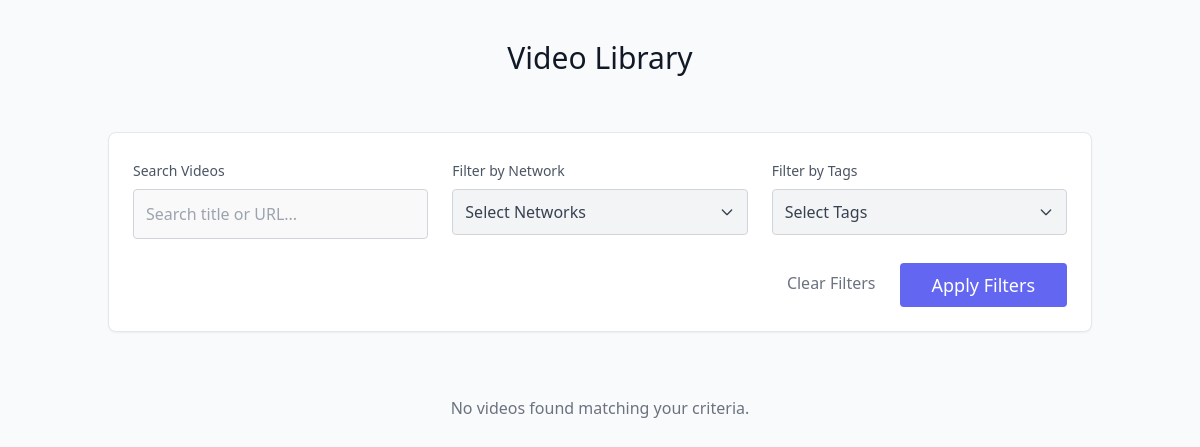
/, run on an earlier commit of the app's database.
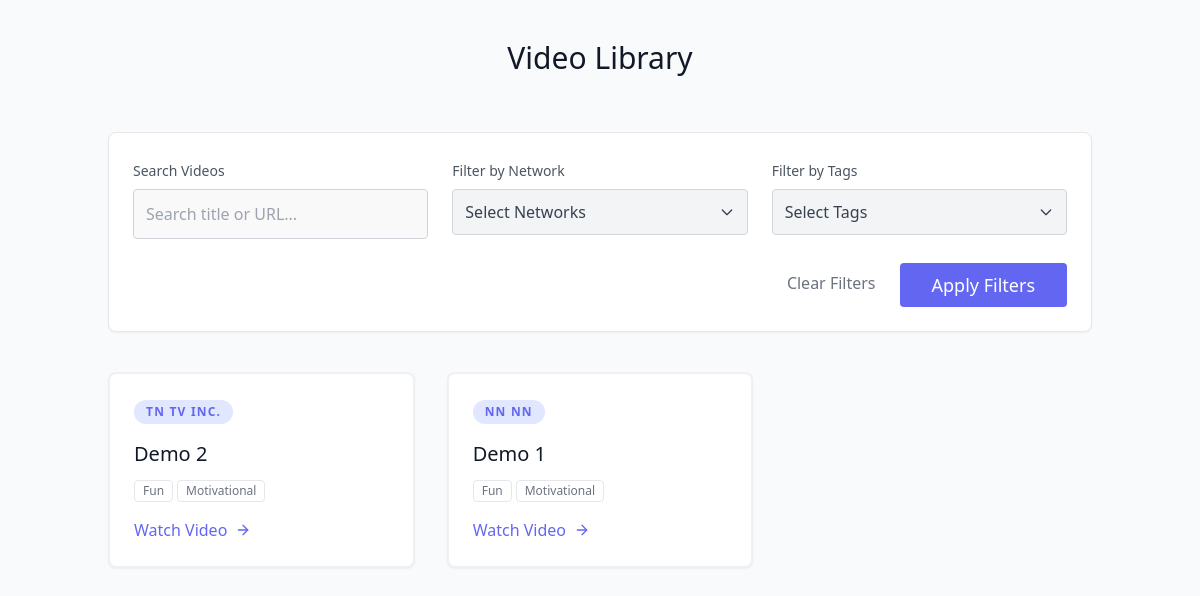
And on a later commit of the database.
### apps/master/models.py (models this page shows, shortened)
class BaseModel(models.Model):
    id = models.UUIDField(primary_key=True,default=uuid.uuid4,editable=False)
    created_at = models.DateTimeField(auto_now_add=True)
    updated_at = models.DateTimeField(auto_now=True)
    class Meta:
        abstract = True

class Video(BaseModel):
    title = models.CharField(max_length=255,null=False,blank=False)
    url = models.URLField(null=False,blank=False)
    tags = models.ManyToManyField(Tag, related_name='videos',blank=True)
    network = models.ForeignKey(Network,related_name="videos",on_delete=models.CASCADE)
    platform = models.ForeignKey(Platform,related_name='videos',on_delete=models.CASCADE)
    performers = models.ManyToManyField(Performer,related_name='videos',blank=True)

class Network(BaseModel):
    name = models.CharField(max_length=255,null=False,blank=False,unique=True)

class Tag(BaseModel):
    name = models.CharField(max_length=255,null=False,blank=False,unique=True)

### apps/web/views.py (the view)
# urls.py: path('',index,name="index"),
def index(request):
    context={}
    videos = Video.objects.order_by('-created_at').all()
    paginator = Paginator(videos, 10)
    page_number = request.GET.get('page')
    try:
        page_obj = paginator.page(page_number)
    except PageNotAnInteger:
        page_obj = paginator.page(1)
    except EmptyPage:
        page_obj = paginator.page(paginator.num_pages)
    context['page_obj']=page_obj
    context['all_tags']=Tag.objects.all()
    context['all_networks']=Network.objects.all()
    return render(request,'web/intro.html',context)

### apps/web/templates/web/intro.html (shortened to what the changed rows need)
<!DOCTYPE html>
<html lang="en">
<head>
    <script src="https://cdn.tailwindcss.com"></script>
</head>
<body class="bg-gray-50 text-gray-600 body-font">
    <div class="container px-5 py-10 mx-auto">
        <div class="flex flex-col text-center w-full mb-10">
            <h1 class="sm:text-3xl text-2xl font-medium title-font mb-4 text-gray-900">Video Library</h1>
        </div>
        <div class="flex flex-wrap -m-4">
            {% for video in page_obj %}
            <div class="p-4 md:w-1/3 w-full">
                <div class="h-full border-2 border-gray-200 border-opacity-60 rounded-lg overflow-hidden bg-white shadow-sm hover:shadow-md transition-shadow">
                    <div class="p-6">
                        <span class="inline-block bg-indigo-100 text-indigo-500 rounded-full px-3 py-1 text-xs font-semibold tracking-widest uppercase mb-4">{{ video.network.name }}</span>
                        <h1 class="title-font text-xl font-medium text-gray-900 mb-3 truncate" title="{{ video.title }}">{{ video.title }}</h1>
                        <div class="flex flex-wrap gap-1 mb-4">
                            {% for tag in video.tags.all %}
                                <span class="text-xs text-gray-500 border border-gray-200 px-2 py-0.5 rounded">{{ tag.name }}</span>
                            {% endfor %}
                        </div>
                        <div class="flex items-center flex-wrap mt-auto">
                            <a href="{{ video.url }}" target="_blank" class="text-indigo-500 inline-flex items-center md:mb-2 lg:mb-0 hover:text-indigo-600 truncate">
                                Watch Video
                                <svg class="w-4 h-4 ml-2" viewBox="0 0 24 24" stroke="currentColor" stroke-width="2" fill="none" stroke-linecap="round" stroke-linejoin="round">
                                    <path d="M5 12h14"></path>
                                    <path d="M12 5l7 7-7 7"></path>
                                </svg>
                            </a>
                        </div>
                    </div>
                </div>
            </div>
            {% empty %}
            <div class="w-full p-10 text-center text-gray-500">
                <p>No videos found matching your criteria.</p>
            </div>
            {% endfor %}
        </div>
    </div>
</body>
</html>

What changed in the data, as far as the page shows it:
added Video: network.name "TN TV INC.", title "Demo 2"
added Tag: name "Fun"
added Tag: name "Motivational"
added Video: network.name "NN NN", title "Demo 1"
Also different on the page:
text no longer shown: "No videos found matching your criteria."
